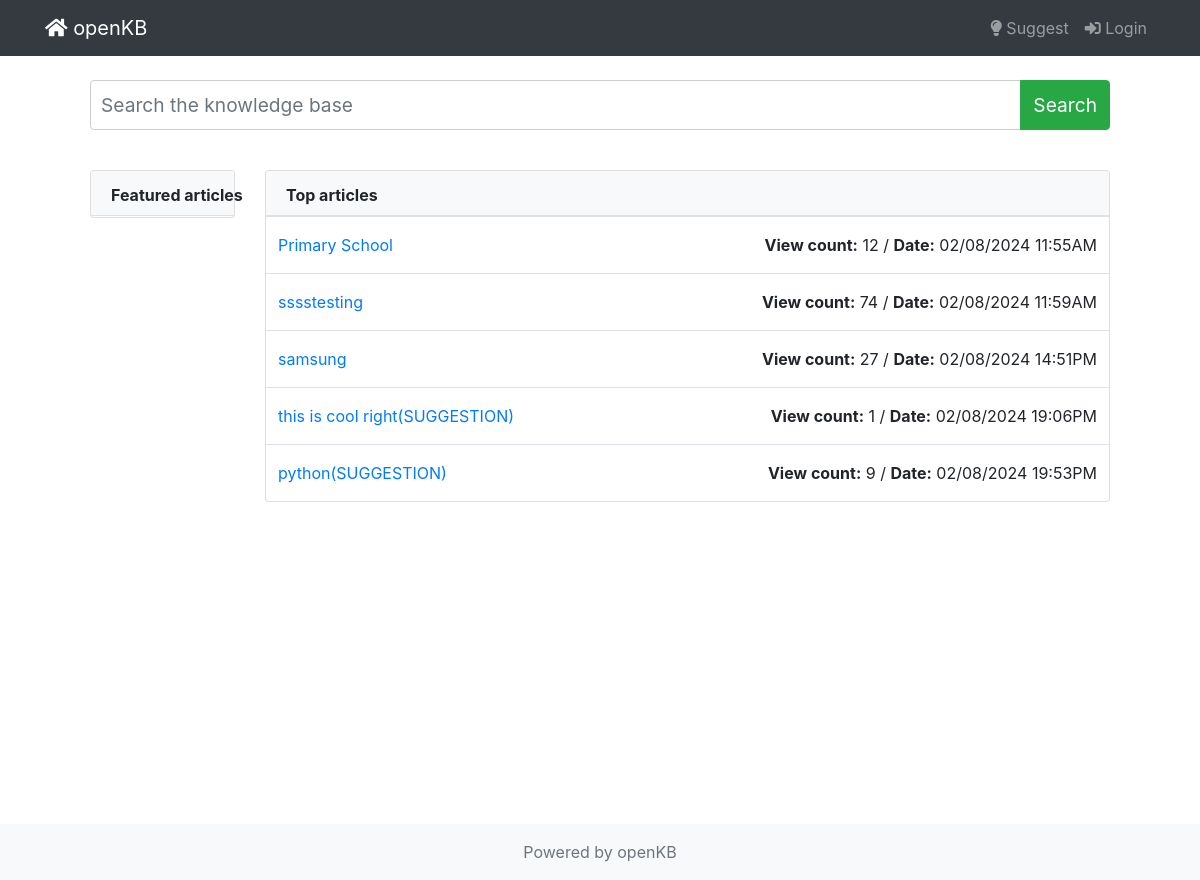
The app's page /, older data.
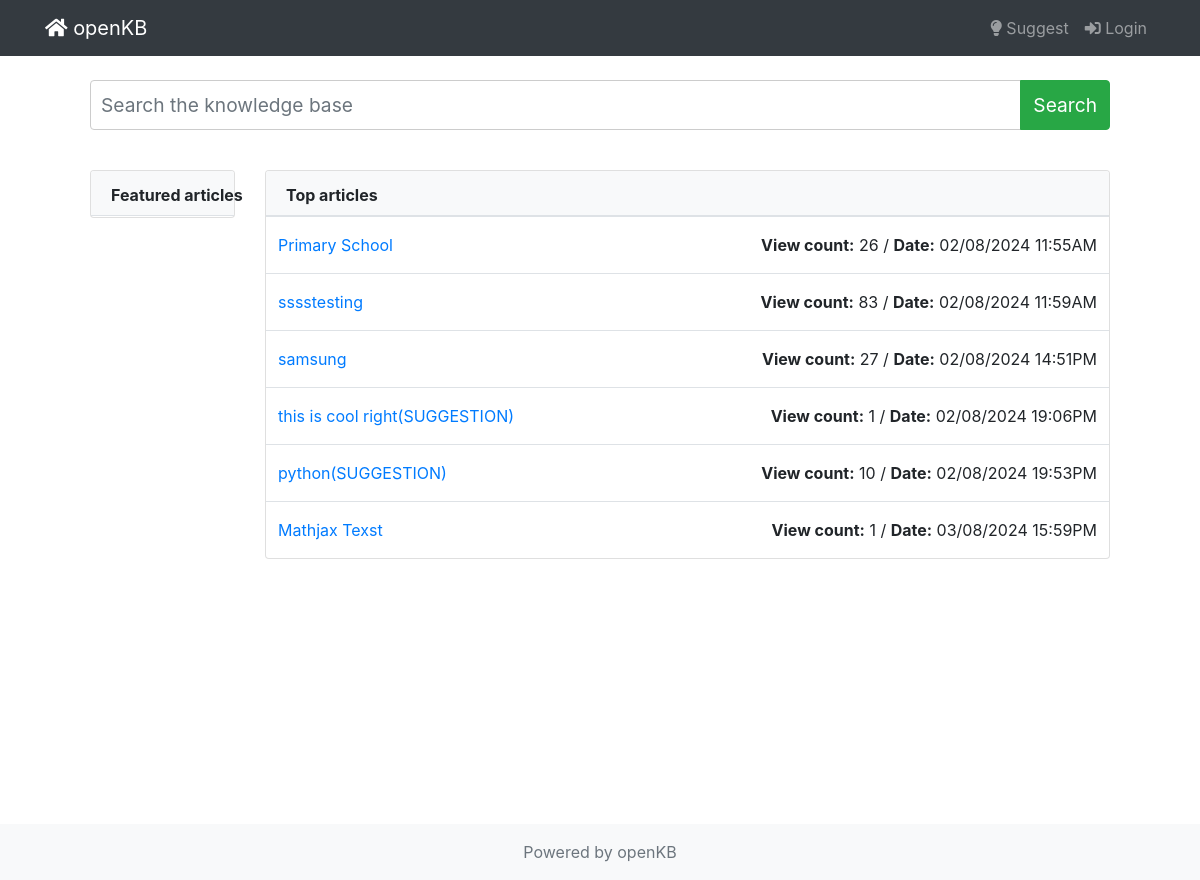
The same page, newer data.
### kb/models.py (models this page shows, shortened)
class Article(models.Model):
    title = models.CharField(max_length=255)
    content = MDTextField()
    created = models.DateTimeField(auto_now_add=True)
    updated = models.DateTimeField(auto_now=True)
    keywords = models.CharField(max_length=255)
    published = models.BooleanField(default=False)
    view_count = models.PositiveIntegerField(default=0)  # Added field for tracking views
    votes = models.IntegerField(default=0)
    permalink = models.SlugField(max_length=255, default='', null=True)
    seo_title = models.CharField(max_length=255, default='')
    seo_description = models.TextField(default='')
    author = models.ForeignKey('CustomUser', on_delete=models.CASCADE, null=True)
    featured = models.BooleanField(default=False)

### kb/views.py (the view)
# urls.py: path("", HomeView.as_view(), name="home"),
class HomeView(View):
    def get(self, request):
        context = {
            "published_articles":Article.objects.filter(published=True),
            "featured_articles": Article.objects.filter(featured=True)
        }
        return render(request, "index.html", context)

### templates/index.html (shortened to what this page needs)
{% extends 'base.html' %}
{% block content %}
    {% include "nav.html" %}
    <div class="container" style="margin-top: 80px;">
        <div class="row mb-4">
            <div class="col-md-12">
                <div class="input-group mb-3">
                    <input type="text" class="form-control" placeholder="Search the knowledge base" aria-label="Search the knowledge base" aria-describedby="button-search" style="height: 50px; font-size: 1.2em;">
                    <div class="input-group-append">
                        <button class="btn btn-success" type="button" id="button-search" style="height: 50px; font-size: 1.2em;">Search</button>
                    </div>
                </div>
            </div>
        </div>
        <div class="row">
            <div class="col-md-2">
                <div class="card">
                    <div class="card-header bg-light border-bottom pb-2">
                        <p class="mb-0" style="white-space: nowrap;">Featured articles</p>
                    </div>
                    <div class="card-body p-0">
                    </div>
                </div>
            </div>
            <div class="col-md-10">
                <div class="card">
                    <div class="card-header bg-light border-bottom pb-2">
                        <p class="mb-0">Top articles</p>
                    </div>
                    <div class="card-body p-0">
                        <table class="table m-0">
                            <tbody>
                                {% for article in published_articles %}
                                    <tr class="py-3">
                                    <td class="py-3">
                                        <a href="{% if article.permalink %}{% url 'article_detail' slug=article.permalink %}{% else %}{% url 'article_detail_by_pk' pk=article.id %}{% endif %}">{{ article.title }}</a>
                                    </td>
                                    <td class="text-right py-3">
                                        <strong>View count:</strong> {{article.view_count}} /
                                        <strong>Date:</strong> {{article.created|date:"d/m/Y H:iA"}}
                                    </td>
                                </tr>
                                {% endfor %}
                            </tbody>
                        </table>
                    </div>
                </div>
            </div>
        </div>
    </div>
{% endblock content %}
{% block misc %}
    {% include "footer.html" %}
{% endblock misc %}

### templates/base.html (shortened to what this page needs)
{% load static %}
<!DOCTYPE html>
<html lang="en">
<head>
    <link
        rel="stylesheet"
        href="https://stackpath.bootstrapcdn.com/bootstrap/4.5.2/css/bootstrap.min.css" />
    <link
        rel="stylesheet"
        href="https://cdnjs.cloudflare.com/ajax/libs/font-awesome/5.15.3/css/all.min.css" />
    <link rel="stylesheet" href="{% static 'assets/css/styles.css' %}">
    <link href="https://cdn.jsdelivr.net/npm/bootstrap-icons/font/bootstrap-icons.css" rel="stylesheet">
</head>
<body>
     <div class="container" style="margin-top: 80px; max-width: 90%">
        {% block content %}
        {% endblock content %}
     </div>
     {% block misc %}
     {% endblock misc %}
</body>
</html>

### templates/nav.html (shortened to what this page needs)
<nav class="navbar navbar-expand-lg navbar-dark bg-dark fixed-top">
    <div class="container">
        <a class="navbar-brand" href="{% url 'home' %}"><i class="fas fa-home"></i> openKB</a>
        <div class="collapse navbar-collapse" id="navbarResponsive">
            <ul class="navbar-nav ml-auto">
                {% if user.is_authenticated %}
                    {% if is_article_detail %}
                        <a class="btn btn-outline-primary my-2 my-sm-0" href="{% url 'edit_article' article.pk %}"><i class="fas fa-edit"></i> Edit</a>
                    {% endif %}
                <li class="nav-item dropdown">
                    <a class="nav-link dropdown-toggle" href="#" id="usersDropdown" role="button" data-toggle="dropdown" aria-haspopup="true" aria-expanded="false">
                        <i class="fas fa-users"></i> Users
                    </a>
                    <div class="dropdown-menu" aria-labelledby="usersDropdown">
                        {% if user.is_superuser %}
                        <a class="dropdown-item" href="{% url 'new-user' %}">New</a>
                        <a class="dropdown-item" href="{% url 'edit-users' %}">Edit</a>
                        {% endif %}
                        <a class="dropdown-item" href="{% url 'my-account' %}">My Account</a>
                    </div>
                </li>
                <li class="nav-item dropdown">
                    <a class="nav-link dropdown-toggle" href="#" id="articleDropdown" role="button" data-toggle="dropdown" aria-haspopup="true" aria-expanded="false">
                        <i class="fas fa-newspaper"></i> Article
                    </a>
                    <div class="dropdown-menu" aria-labelledby="articleDropdown">
                        <a class="dropdown-item" href="{% url "add_article" %}"><i class="fas fa-plus"></i> New</a>
                        {% if user.is_superuser %}
                        <a class="dropdown-item" href="{% url "article_list" %}"><i class="fas fa-edit"></i> Edit All</a>
                        {% else %}
                        <a class="dropdown-item" href="{% url "article_list" %}"><i class="fas fa-edit"></i> Edit All</a>
                        {% endif %}
                    </div>
                </li>
                {% if user.is_superuser %}
                <li class="nav-item dropdown">
                    <a class="nav-link dropdown-toggle" href="#" id="adminDropdown" role="button" data-toggle="dropdown" aria-haspopup="true" aria-expanded="false">
                        <i class="fas fa-cogs"></i> Admin
                    </a>
                    <div class="dropdown-menu" aria-labelledby="adminDropdown">
                        <a class="dropdown-item" href="{% url "website_settings" %}"><i class="fas fa-cog"></i> Settings</a>
                        <a class="dropdown-item" href="#"><i class="fas fa-file"></i> Files</a>
                        <a class="dropdown-item" href="#"><i class="fas fa-upload"></i> Import</a>
                        <a class="dropdown-item" href="#"><i class="fas fa-download"></i> Export</a>
                        <a class="dropdown-item" href="#"><i class="fas fa-trash"></i> Cleanup Files</a>
                    </div>
                </li>
                {% endif %}
                <li class="nav-item">
                    <a class="nav-link" href="{% url 'logout' %}"><i class="fas fa-sign-out-alt"></i> Logout</a>
                </li>
                {% else %}
                <li class="nav-item">
                    <a class="nav-link" href="{% url "suggest" %}"><i class="fas fa-lightbulb"></i> Suggest</a>
                </li>
                <li class="nav-item">
                    <a class="nav-link" href="{% url 'login' %}"><i class="fas fa-sign-in-alt"></i> Login</a>
                </li>
                {% endif %}
            </ul>
        </div>
    </div>
</nav>

### templates/footer.html
<footer class="footer mt-auto py-3 bg-light">
	<div class="container text-center">
		<span class="text-muted">Powered by openKB</span>
	</div>
</footer>

### static/assets/css/styles.css (style rules this page uses)
html, body { height: 100%; margin: 0; }
.container { flex: 1 0 auto; }
.footer { background-color: #f5f5f5; position: fixed; width: 100%; bottom: 0; }
input[type="text"], textarea { width: 100%; padding: 10px; border: 1px solid #ccc; border-radius: 4px; }
.card-header { background-color: #f8f9fa; font-weight: bold; }

Row changes from the older to the newer data that the page shows:
changed Article "Primary School": view_count "12" → "26"
changed Article "sssstesting": view_count "74" → "83"
changed Article "python(SUGGESTION)": view_count "9" → "10"
added Article: title "Mathjax Texst", view_count "1", created "03/08/2024 15:59PM"
